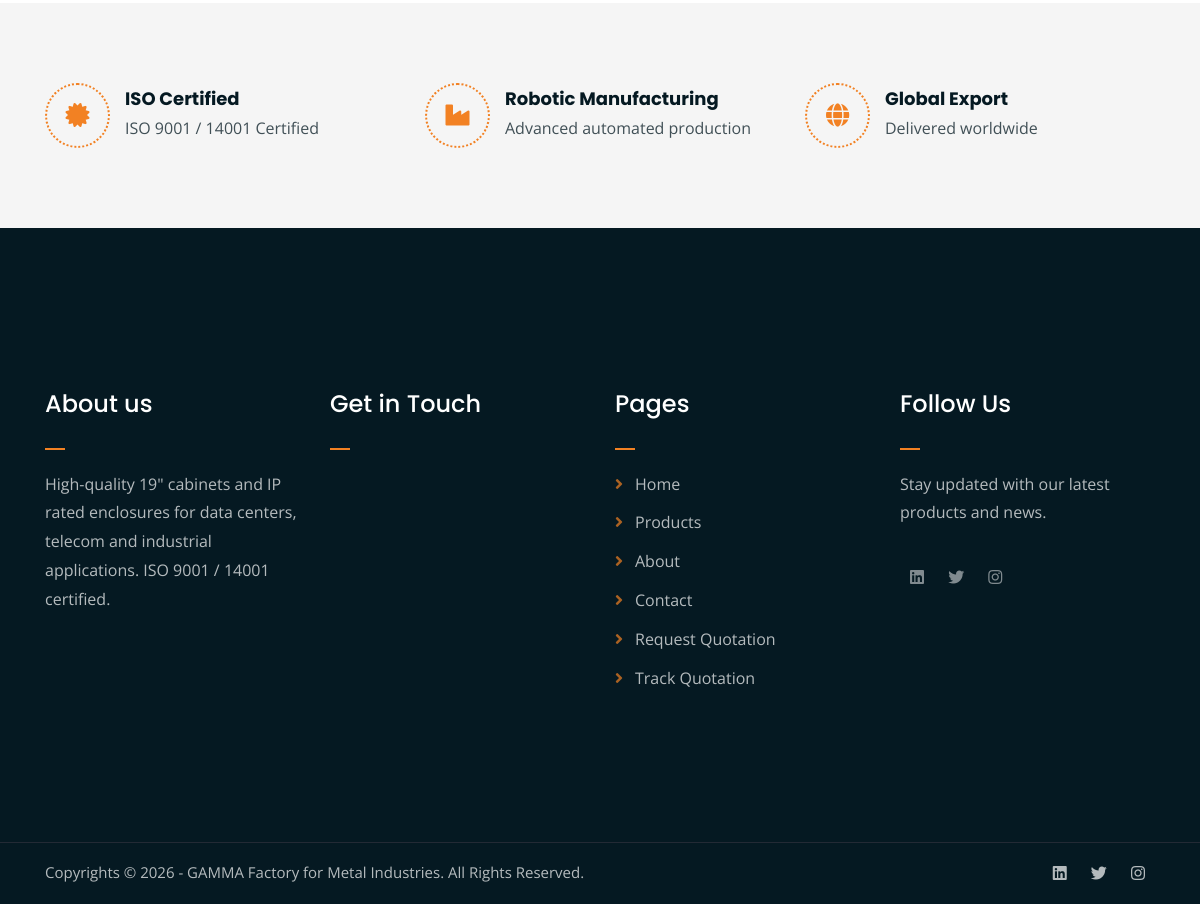
Page /about/ (lower part) on the earlier database version.
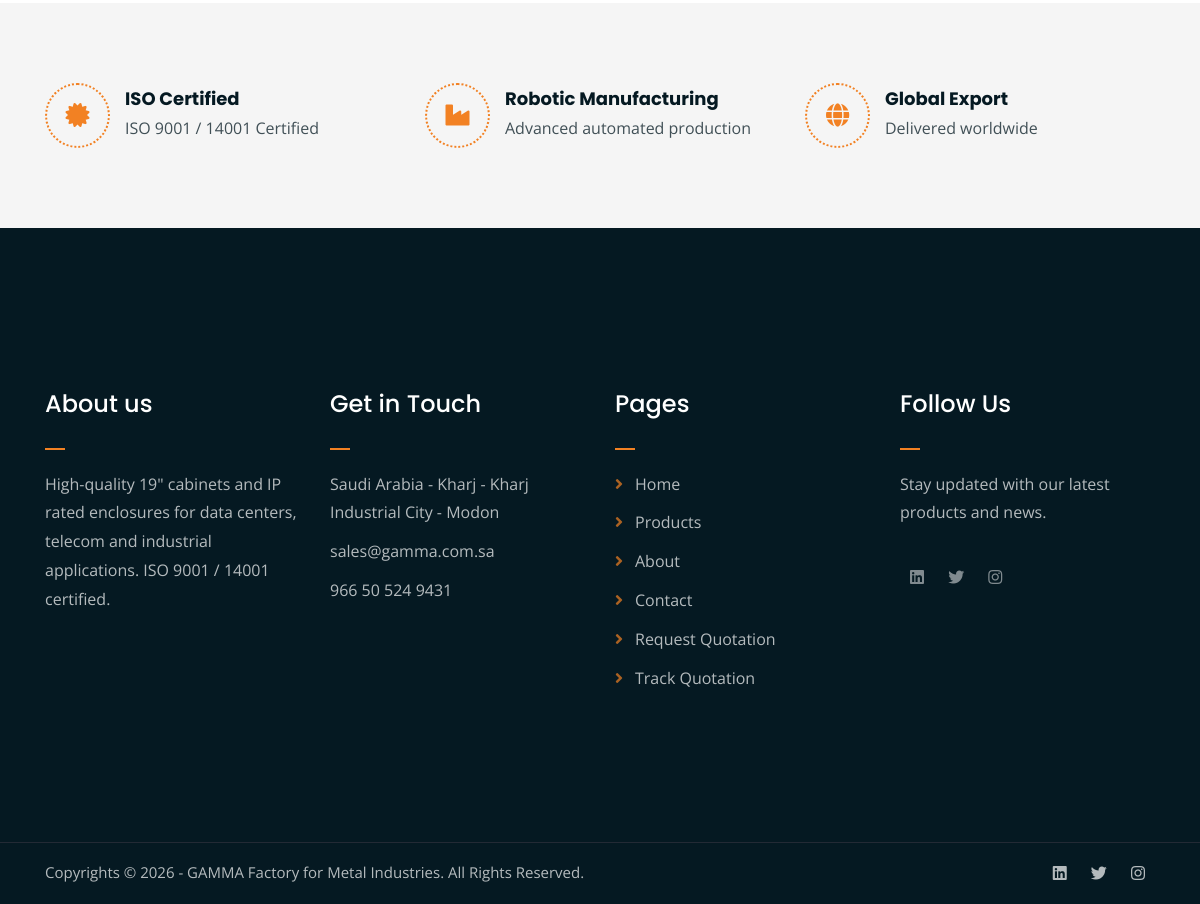
Same page on the later database version.
### company/models.py (models this page shows, shortened)
class CompanyProfile(models.Model):
    catalogue     = models.FileField(upload_to='catalogue/', blank=True, null=True)
    email         = models.EmailField(blank=True)
    phone         = models.CharField(max_length=50, blank=True)
    address       = models.TextField(blank=True)
    working_hours = models.CharField(max_length=100, blank=True)
    map_link      = models.CharField(max_length=500, blank=True, help_text="Google Maps embed URL (optional)")
    class Meta:
        verbose_name        = 'Company Profile'
        verbose_name_plural = 'Company Profile'

### pages/views.py (the view)
# urls.py: path('about/', views.about, name='about'),
def about(request):
    company = CompanyProfile.objects.first()
    return render(request, 'about.html', {'company': company})

### templates/about.html (shortened to what this page needs)
{% extends 'base.html' %}
{% load static %}
{% block content %}
<div class="features-strip pt-80 pb-80">
    <div class="container">
        <div class="row">
            <div class="col-lg-4 col-md-6 mb-4 mb-lg-0">
                <div class="feature-item d-flex align-items-center">
                    <div class="feature-icon">
                        <i class="fas fa-certificate"></i>
                    </div>
                    <div class="feature-text">
                        <h3>ISO Certified</h3>
                        <p>ISO 9001 / 14001 Certified</p>
                    </div>
                </div>
            </div>
            <div class="col-lg-4 col-md-6 mb-4 mb-lg-0">
                <div class="feature-item d-flex align-items-center">
                    <div class="feature-icon">
                        <i class="fas fa-industry"></i>
                    </div>
                    <div class="feature-text">
                        <h3>Robotic Manufacturing</h3>
                        <p>Advanced automated production</p>
                    </div>
                </div>
            </div>
            <div class="col-lg-4 col-md-6">
                <div class="feature-item d-flex align-items-center">
                    <div class="feature-icon">
                        <i class="fas fa-globe"></i>
                    </div>
                    <div class="feature-text">
                        <h3>Global Export</h3>
                        <p>Delivered worldwide</p>
                    </div>
                </div>
            </div>
        </div>
    </div>
</div>
{% endblock %}

### templates/shared/footer.html (shortened to what this page needs)
{% load static %}
<div class="footer-main">
    <div class="container">
        <div class="row">
            <div class="col-lg-3 col-md-6">
                <div class="footer-column">
                    <h2 class="footer-heading">About us</h2>
                    <p>High-quality 19" cabinets and IP rated enclosures for data centers, telecom and industrial applications. ISO 9001 / 14001 certified.</p>
                </div>
            </div>
            <div class="col-lg-3 col-md-6">
                <div class="footer-column">
                    <h2 class="footer-heading">Get in Touch</h2>
                    <ul>
                        {% if company.address %}<li>{{ company.address }}</li>{% endif %}
                        {% if company.email %}<li>{{ company.email }}</li>{% endif %}
                        {% if company.phone %}<li>{{ company.phone }}</li>{% endif %}
                    </ul>
                </div>
            </div>
            <div class="col-lg-3 col-md-6">
                <div class="footer-column footer-links">
                    <h2 class="footer-heading">Pages</h2>
                    <ul>
                        <li><a href="{% url 'home' %}">Home</a></li>
                        <li><a href="{% url 'products' %}">Products</a></li>
                        <li><a href="{% url 'about' %}">About</a></li>
                        <li><a href="{% url 'contact' %}">Contact</a></li>
                        <li><a href="{% url 'quotation' %}">Request Quotation</a></li>
                        <li><a href="{% url 'tracking' %}">Track Quotation</a></li>
                    </ul>
                </div>
            </div>
            <div class="col-lg-3 col-md-6">
                <div class="footer-column">
                    <h2 class="footer-heading">Follow Us</h2>
                    <p>Stay updated with our latest products and news.</p>
                    <div class="social-links mt-3">
                        <ul>
                            <li><a href="https://www.linkedin.com" target="_blank"><i class="fab fa-linkedin"></i></a></li>
                            <li><a href="https://x.com" target="_blank"><i class="fab fa-twitter"></i></a></li>
                            <li><a href="https://www.instagram.com" target="_blank"><i class="fab fa-instagram"></i></a></li>
                        </ul>
                    </div>
                </div>
            </div>
        </div>
    </div>
</div>
<div class="copyright">
    <div class="container">
        <div class="row">
            <div class="col-lg-6 col-md-12">
                <p>Copyrights &copy; 2026 - GAMMA Factory for Metal Industries. All Rights Reserved.</p>
            </div>
            <div class="col-lg-6 text-right col-md-12">
                <div class="social-links">
                    <ul>
                        <li><a href="https://www.linkedin.com" target="_blank"><i class="fab fa-linkedin"></i></a></li>
                        <li><a href="https://x.com" target="_blank"><i class="fab fa-twitter"></i></a></li>
                        <li><a href="https://www.instagram.com" target="_blank"><i class="fab fa-instagram"></i></a></li>
                    </ul>
                </div>
            </div>
        </div>
    </div>
</div>

Differences in the rows shown:
added CompanyProfile: address "Saudi Arabia - Kharj - Kharj Industrial City - Modon", email "sales@gamma.com.sa", phone "966 50 524 9431"
